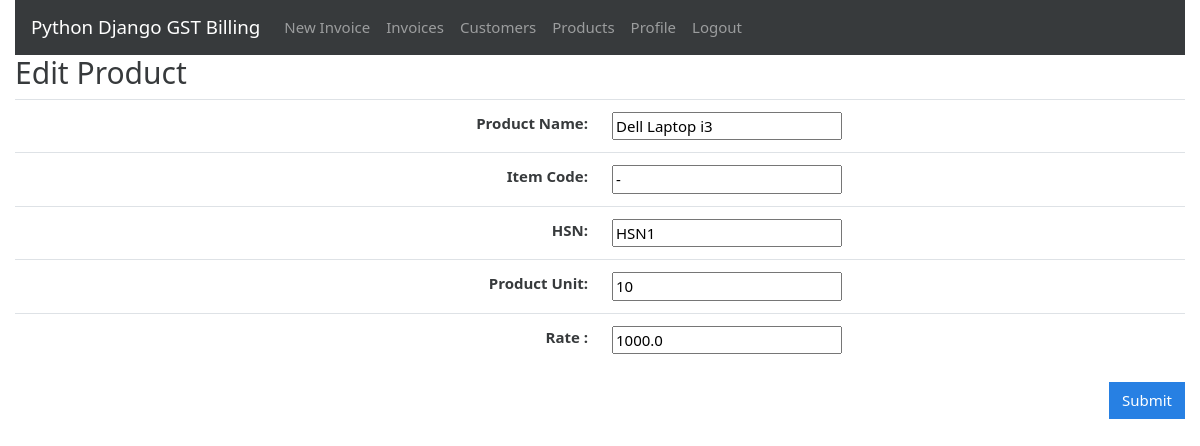
Before: /products/edit/1 (signed in) with the older database file.
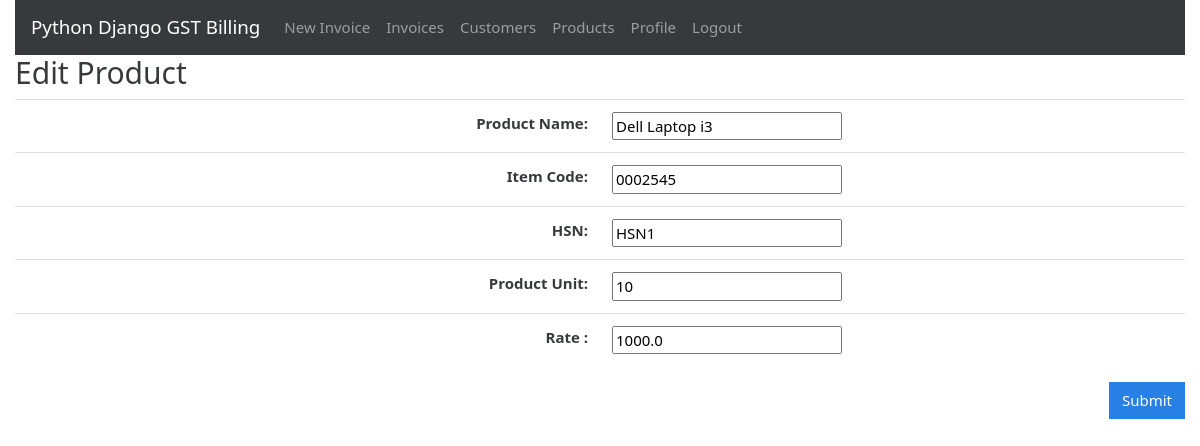
After: the same page with the newer database file.
### gstbillingapp/models.py (models this page shows, shortened)
class Product(models.Model):
    item_code = models.CharField(max_length=200,null=True, default="-")
    product_name = models.CharField(max_length=200)
    product_hsn = models.CharField(max_length=50, null=True, blank=True)
    product_unit = models.CharField(max_length=50)
    product_rate = models.FloatField()

### gstbillingapp/views.py (the view)
# urls.py: path('products/edit/<int:product_id>', views.product_edit, name='product_edit'),
@login_required
def product_edit(request, product_id):
    product_obj = get_object_or_404(Product, id=product_id)
    if request.method == "POST":
        product_form = ProductForm(request.POST, instance=product_obj)
        if product_form.is_valid():
            new_product = product_form.save()
            return redirect('products')
    context = {}
    context['product_form'] = ProductForm(instance=product_obj)
    return render(request, 'gstbillingapp/product_edit.html', context)

### gstbillingapp/forms.py
class ProductForm(ModelForm):
     class Meta:
         model = Product
         fields = ['product_name','item_code', 'product_hsn', 'product_unit', 'product_rate']

### gstbillingapp/templates/gstbillingapp/product_edit.html (shortened to what this page needs)
{% extends "gstbillingapp/base.html" %}
{% load static %}
{% block content %}
<h2>Edit Product</h2>
<form method="POST">
	<table class="table">
		<tbody class="two-col-form">
			<tr>
				<th scope="row" class="text-right">Product Name:</th>
				<td class="form-input-td">{{product_form.product_name}}</td>
			</tr>
			<tr>
				<th scope="row" class="text-right">Item Code:</th>
				<td class="form-input-td">{{product_form.item_code}}</td>
			</tr>
			<tr>
				<th scope="row" class="text-right">HSN:</th>
				<td class="form-input-td">{{product_form.product_hsn}}</td>
			</tr>
			<tr>
				<th scope="row" class="text-right">Product Unit:</th>
				<td class="form-input-td">{{product_form.product_unit}}</td>
			</tr>
			<tr>
				<th scope="row" class="text-right">Rate :</th>
				<td class="form-input-td">{{product_form.product_rate}}</td>
			</tr>
		</tbody>
	</table>
	<input type="submit" class="btn btn-primary float-right" value="Submit">
</form>
{% endblock %}

Changed rows visible on the page:
changed Product "Dell Laptop i3": item_code "-" → "0002545"
